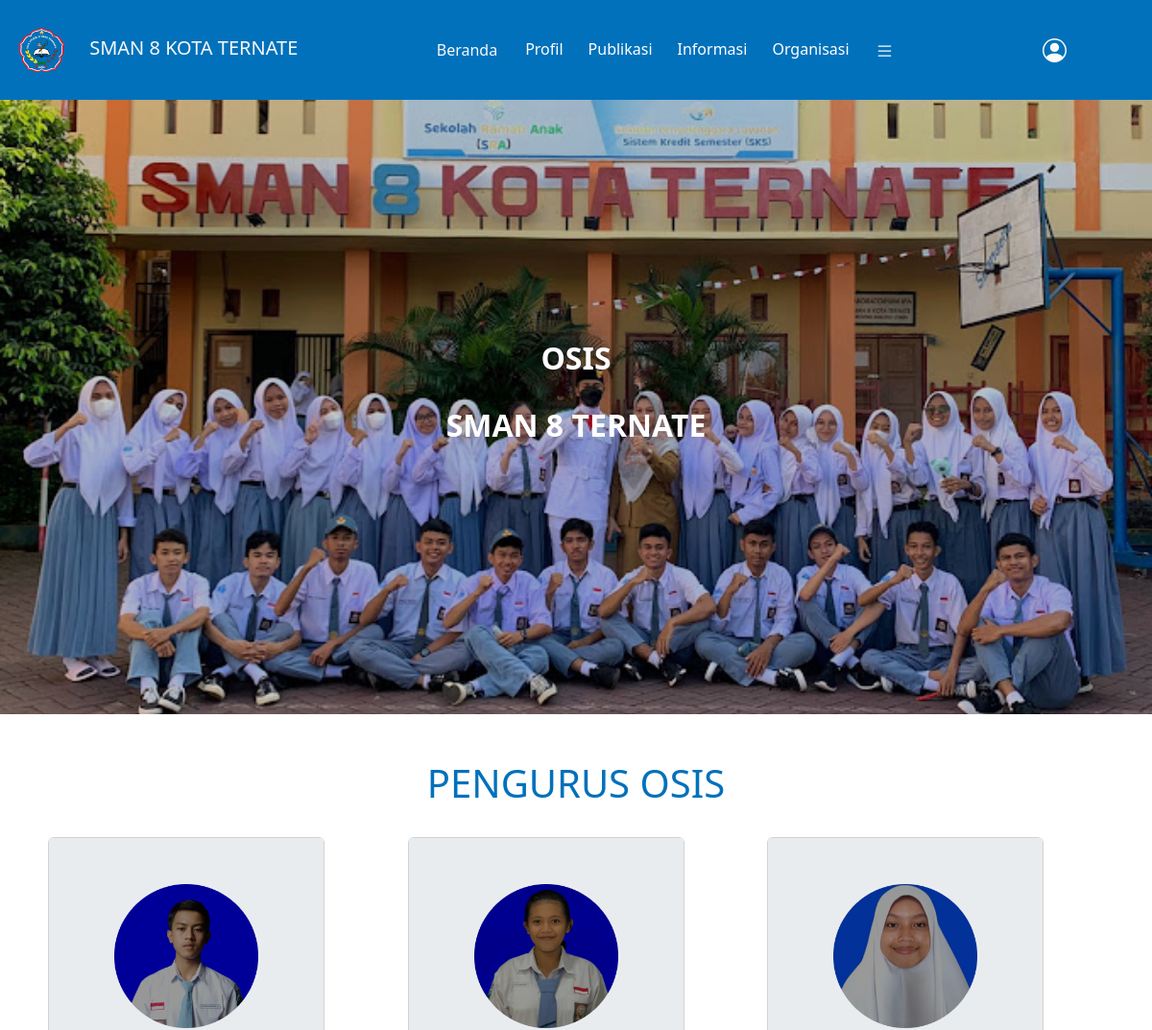
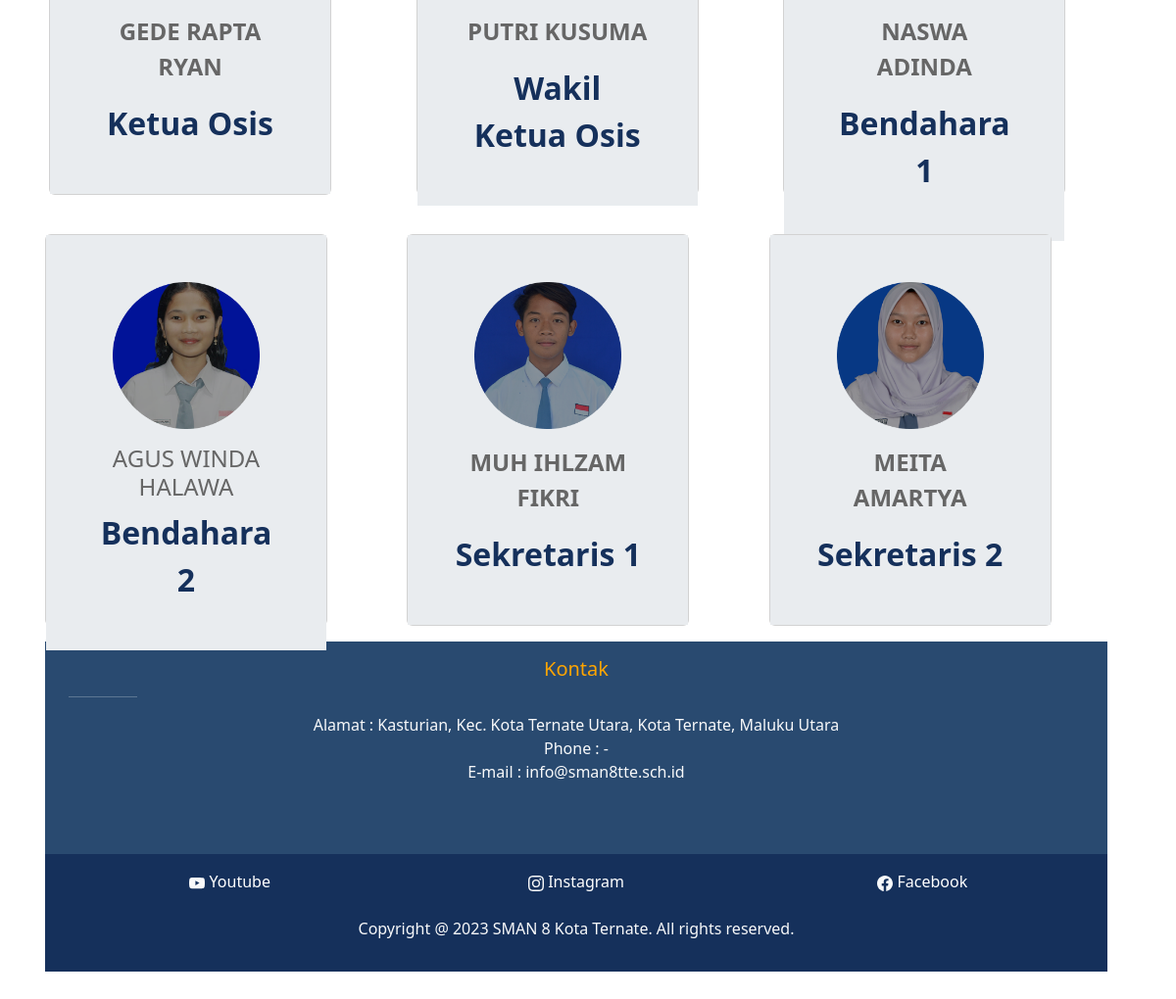
Page /osis.php on the committed database (2 pictures, top to bottom).
### tables this page shows
CREATE TABLE `osis` (
  `id_osis` int(5) NOT NULL,
  `nama` varchar(20) NOT NULL,
  `jabatan` varchar(20) NOT NULL
);

### osis.php (the view, shortened to what this page needs)
<?php
include 'koneksi.php';
$query = "SELECT*FROM osis where jabatan='ketua'";
$rows = mysqli_query($koneksi, $query);
$query1 = "SELECT*FROM osis where jabatan='wakil ketua'";
$rows1 = mysqli_query($koneksi, $query1);
$query2 = "SELECT*FROM osis where jabatan= 'bendahara_1'";
$rows2 = mysqli_query($koneksi, $query2);
$query3 = "SELECT*FROM osis where jabatan= 'bendahara_2'";
$rows3 = mysqli_query($koneksi, $query3);
$query4 = "SELECT*FROM osis where jabatan= 'sekretaris_1'";
$rows4 = mysqli_query($koneksi, $query4);
$query5 = "SELECT*FROM osis where jabatan= 'sekretaris_2'";
$rows5 = mysqli_query($koneksi, $query5);
?>
<!DOCTYPE html>
<html lang="en">
<head>
    <link rel="stylesheet" type="text/css" href="css1.css">
    <link href="https://cdn.jsdelivr.net/npm/bootstrap@5.3.0-alpha3/dist/css/bootstrap.min.css" rel="stylesheet">
    <link rel="stylesheet" href="background.css">
</head>
<body>
    <header>
        <nav class="navbar" style="background-color: #0171BB;">
            <div class="container mx-1 px-1 py-1" data-aos="fade-down">
                <a class="navbar-brand text-light" href="#"><img style="width: 80px; padding-right: 10px;" src="logo.png" alt=""> SMAN 8 KOTA TERNATE</a>
                <ul class="nav justify-content-center">
                    <li class="nav-item">
                        <a class="nav-link text-light" href="Dashboardd.php">Beranda</a>
                    </li>
                    <li class="nav-item">
                        <div class="dropdown">
                            <button type="button" class="btn dropdown" data-bs-toggle="dropdown" style="color: white;">
                               Profil
                            </button>
                        </div>
                    </li>
                    <li class="nav-item">
                        <div class="dropdown">
                            <button type="button" class="btn dropdown" data-bs-toggle="dropdown" style="color: white;">
                               Publikasi
                            </button>
                        </div>
                    </li>
                    <li class="nav-item">
                        <div class="dropdown">
                            <button type="button" class="btn dropdown" data-bs-toggle="dropdown" style="color: white;">
                               Informasi
                            </button>
                        </div>
                    </li>
                    <li class="nav-item">
                        <div class="dropdown">
                            <button type="button" class="btn dropdown" data-bs-toggle="dropdown" style="color: white;">
                               Organisasi
                            </button>
                        </div>
                    </li>
                    <li class="nav-item">
                        <div class="dropdown">
                            <button type="button" class="btn dropdown" data-bs-toggle="dropdown" style="color: white;">
                            </button>
                        </div>
                    </li>
                  </ul>
                <ul class="nav justify-content-end">
                <div class="dropdown">
                            <button type="button" class="btn dropdown" data-bs-toggle="dropdown" style="color: white;">
                            <a class="nav-link text-light" href="Home.html">
                            </a>
                            </button>
                        </div>
                </ul>
            </div>
        </nav>
    </header>
    <div class="masterhead" style="background-image: url(osis1.jpg);height: 640px; mask-repeat: no-repeat;">
      <div class="colour-overlay d-flex justify-content-center align-items-center">
          <div class="text-white">
              <h2 style="color: white;"><b>OSIS</b></h2><br>
              <h2 style="color: white;"><b>SMAN 8 TERNATE</b></h2><br>
          </div>
      </div>
</div>
    <div class="container-md mt-5 mb-5">
        <div class="row">
          <div class="col-md text-center">
            <h1 style="color: #0171BB;">PENGURUS OSIS</h1>
          </div>
        </div>
        <div class="row p-2 ml-5 text-center md">
          <div class="col py-3">
            <div class="card" style="width: 18rem; height: 25rem">
              <div class="card-body p-5 text-white bg-body-secondary">
                <img src="Ellipse 3.png" width="150" >
               <p class="fs-4", style="color: #666;"><?php $tr = mysqli_fetch_assoc($rows); echo $tr['nama'] ?></p>
                <p class="card-text">
                    <b class="fs-2" style="color:#15305B">Ketua Osis</b>
                </p>
              </div>
            </div>
          </div>
          <div class="col py-3 ">
            <div class="card" style="width: 18rem; height: 25rem">
              <div class="card-body p-5 text-white bg-body-secondary">
                <img src="Ellipse 4.png" width="150" >
               <p class="fs-4", style="color: #666;"><?php $tr1 = mysqli_fetch_assoc($rows1); echo $tr1['nama'] ?></p>
                <p class="card-text">
                    <b class="fs-2" style="color:#15305B">Wakil Ketua Osis</b>
                </p>
              </div>
            </div>
          </div>
          <div class="col py-3 ">
            <div class="card" style="width: 18rem; height: 25rem">
              <div class="card-body p-5 text-white bg-body-secondary">
                <img src="Ellipse 5.png" width="150" >
               <p class="fs-4", style="color: #666;"><?php $tr2 = mysqli_fetch_assoc($rows2); echo $tr2['nama'] ?> </p>
                <p class="card-text">
                    <h7 class="fs-2" style="color:#15305B;">Bendahara 1</h7>
                </p>
              </div>
            </div>
          </div>
          <div class="row p-2 ml-5 text-center md">
            <div class="col py-3">
              <div class="card" style="width: 18rem; height: 25rem">
                <div class="card-body p-5 text-white bg-body-secondary">
                  <img src="Ellipse 6.png" width="150" >
                 <h6 class="fs-4", style="color: #666;"><?php $tr3 = mysqli_fetch_assoc($rows3); echo $tr3['nama'] ?></h6>
                  <p class="card-text">
                      <h7 class="fs-2" style="color:#15305B">Bendahara 2</h7>
                  </p>
                </div>
              </div>
            </div>
            <div class="col py-3">
              <div class="card" style="width: 18rem; height: 25rem">
                <div class="card-body p-5 text-white bg-body-secondary">
                  <img src="Ellipse 10.png" width="150" >
                 <p class="fs-4", style="color: #666;"><?php $tr4 = mysqli_fetch_assoc($rows4); echo $tr4['nama'] ?></p>
                  <p class="card-text">
                      <b class="fs-2" style="color:#15305B">Sekretaris 1</b>
                  </p>
                </div>
              </div>
            </div>
            <div class="col py-3 ">
              <div class="card" style="width: 18rem; height: 25rem">
                <div class="card-body p-5 text-white bg-body-secondary">
                  <img src="Ellipse 7.png" width="150" >
                 <p class="fs-4", style="color: #666;"><?php $tr5 = mysqli_fetch_assoc($rows5); echo $tr5['nama'] ?></p>
                  <p class="card-text">
                      <b class="fs-2" style="color:#15305B">Sekretaris 2</b>
                  </p>
                </div>
              </div>
            </div>
     <div data-aos="fade-up"
    data-aos-anchor-placement="center-bottom">
    <footer class="footer mt-auto py-3" style="background-color: #294A70;" >
        <div class="container">
            <div class="container text-left text-light mb-3">
                <h5>Kontak</h5>
                <hr style="width: 70px; size: 6;">
            <p>
                Alamat : Kasturian, Kec. Kota Ternate Utara, Kota Ternate, Maluku Utara <br>
                Phone : - <br>
                E-mail : info@sman8tte.sch.id <br>
            </p>
             <br>
            </div>
        </div>
    </footer>
    <footer class="footer mt-auto py-3" style="background-color: #15305B;">
        <div class="container">
            <div class="container text-center text-light mb-3">
                <div class="row">
                  <div class="col">
                    <a href="https://www.youtube.com/@smanegeri8kotaternate192">Youtube</a>
                  </div>
                  <div class="col">
                    <a href="https://www.instagram.com/sman8kotaternate/">Instagram</a>
                  </div>
                  <div class="col">
                    <a href="https://www.facebook.com/pages/Sman-8-Kota-Ternate/990401890993535">Facebook</a>
                  </div>
                </div>
             <br>
              Copyright @ 2023 SMAN 8 Kota Ternate. All rights reserved.
        </div>
      </footer>
    </div>
</body>
</html>

### css1.css (style rules this page uses)
.container h5 { color: orange; }
h7 { color: white; }
.card img { filter: brightness(60%); }
.card p { font-weight: bold; }
.col a { text-decoration: none; color: white; }

### background.css (style rules this page uses)
.masterhead { background-size: cover; position: relative; background-color: white; }
.colour-overlay { position:absolute; text-align: center; width: 100%; height: 100%; background-color: rgba(0,0,0,.2); }
.container h5 { color: orange; }

### rows in the picture
osis: nama "GEDE RAPTA RYAN"
osis: nama "PUTRI KUSUMA"
osis: nama "NASWA ADINDA"
osis: nama "AGUS WINDA HALAWA"
osis: nama "MUH IHLZAM FIKRI"
osis: nama "MEITA AMARTYA"
